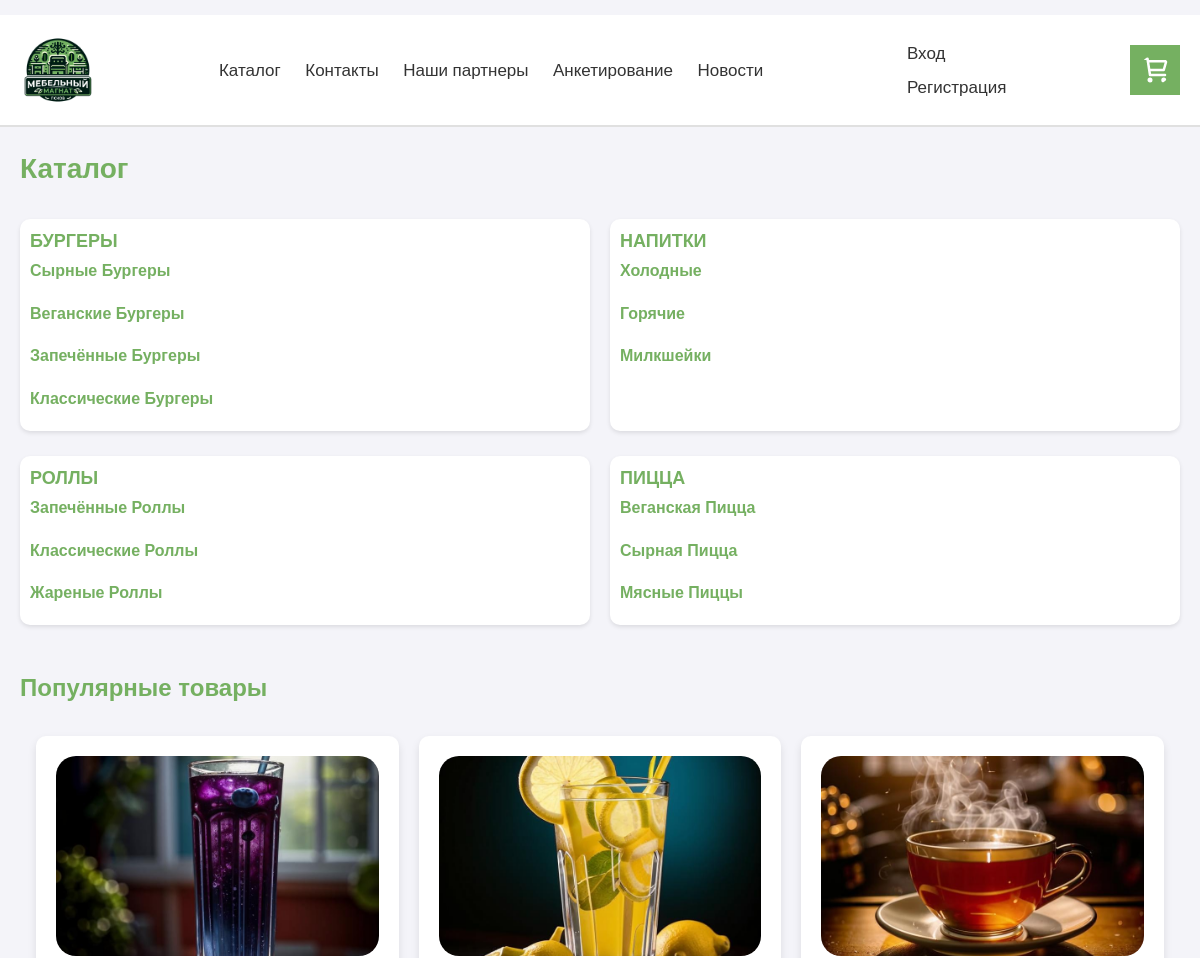
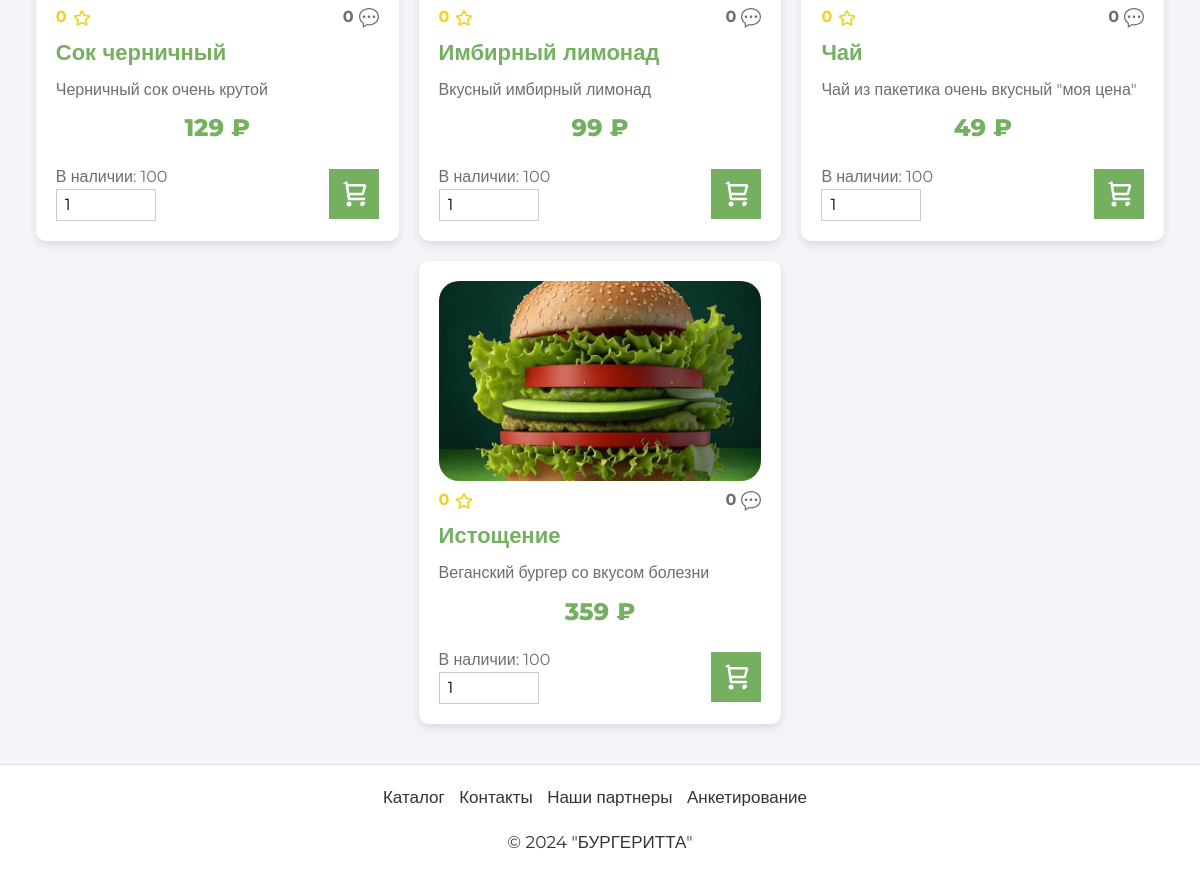
Page /catalog/ on the committed database (2 pictures, top to bottom).
### app/models.py (models this page shows)
class Category(models.Model):
    id = models.BigAutoField(primary_key=True)
    name = models.CharField(max_length=255)
    parent = models.ForeignKey('self', on_delete=models.CASCADE, null=True, blank=True)
    created_at = models.DateTimeField(auto_now_add=True)
    url = models.SlugField(max_length=255, blank=True)

class Product(models.Model):
    id = models.BigAutoField(primary_key=True)
    category = models.ForeignKey(Category, on_delete=models.CASCADE)
    name = models.CharField(max_length=255)
    price = models.FloatField()
    remain = models.IntegerField()
    description = models.TextField(null=True, blank=True)

class Image(models.Model):
    id = models.BigAutoField(primary_key=True)
    product = models.ForeignKey(Product, on_delete=models.CASCADE)
    path = models.FileField()

### app/views.py (the view)
# urls.py: path('catalog/', views.catalog, name='catalog'),
def catalog(request):
    def build_category_tree(categories, parent_id=None, parent_path=""):
        category_tree = []
        for category in categories:
            if category.parent_id == parent_id:
                path = f"{parent_path}/{category.url}" if parent_path else category.url
                children = build_category_tree(categories, parent_id=category.id, parent_path=path)
                category_data = {
                    'id': category.id,
                    'parent': category.parent_id,
                    'name': category.name,
                    'url': category.url,
                    'path': path,
                    'children': children
                }
                category_tree.append(category_data)
        return category_tree
    categories = Category.objects.all()
    category_tree = build_category_tree(categories)
    products = Product.objects.filter(remain__gt=0).order_by('?')[:4]
    for product in products:
        reviews = Review.objects.filter(product=product)
        images = Image.objects.filter(product=product)
        total_grade = 0
        total_reviews = len(reviews)
        for review in reviews:
            total_grade += review.grade
        if total_reviews > 0:
            product.fullGrade = round(total_grade / total_reviews, 1)
        else:
            product.fullGrade = 0
        product.totalReviews = total_reviews
        product.images = images
    avatar = None
    if request.user.is_authenticated:
        avatar = UserProfile.objects.filter(user=request.user).first()
    return render(
        request,
        'app/catalog.html',
        {
            'title': 'Каталог',
            'year': datetime.now().year,
            'categories': category_tree,
            'products': products,
            'avatar': avatar
        }
    )

### app/templates/app/catalog.html (shortened to what this page needs)
﻿{% extends "app/layout.html" %}
{% load static %}
{% block content %}
<div style="margin: 20px 0">
    <div style="font-size: 28px; color: #75b061; font-weight: 600; margin-bottom: 30px;">
        Каталог
    </div>
    <div>
        <div style="display: grid; grid-template-columns: repeat(2, 1fr); gap: 20px; width: 100%;">
            {% for category in categories %}
            <div style="padding: 10px; margin-bottom: 5px; background: white; border-radius: 10px; box-shadow: 0 2px 4px rgba(0,0,0,0.1);">
                <a style="text-decoration: none; color: #75b061;" href="{{ "/catalog/" | add:category.path }}/">
                    <div style="font-weight: bold; text-transform: uppercase; font-size: 18px;">{{ category.name }}</div>
                </a>
                <div style="margin-top: 5px; display: flex; flex-direction: column; gap: 10px">
                    {% for child in category.children %}
                    <div style="font-size: 16px; display: flex; flex-direction: column;">
                        <a class="green-hover" style="text-decoration: none; font-weight: 600; color: #75b061;" href="{{ "/catalog/" | add:child.path }}/">{{ child.name }}</a>
                    </div>
                    {% endfor %}
                </div>
            </div>
            {% endfor %}
        </div>
    </div>
</div>
<div style="margin: 40px 0">
    <div style="font-size: 24px; color: #75b061; font-weight: 600; margin-bottom: 30px;">
        Популярные товары
    </div>
    <div class="product-container">
        {% for product in products %}
        <div class="product-card">
            <div class="product-details">
                <a style="text-decoration: none;" href="/products/{{ product.id }}/">
                    <div class="product-image" style="min-height: 200px; height: 200px; overflow: hidden;">
                        {% if product.images %}
                        {% if product.images|length > 1 %}
                        <div id="carouselExample{{ product.id }}" class="carousel slide" data-ride="carousel" style="height: 200px;">
                            <div class="carousel-inner" style="height: 200px;">
                                {% for image in product.images %}
                                <div class="carousel-item {% if forloop.first %}active{% endif %}">
                                    <img src="{{ image.path.url }}" class="d-block w-100" alt="Изображение товара" style="height: 200px; object-fit: cover; border-radius: 20px;">
                                </div>
                                {% endfor %}
                            </div>
                            <a class="carousel-control-prev" href="#carouselExample{{ product.id }}" role="button" data-slide="prev">
                                <span class="carousel-control-prev-icon" aria-hidden="true"></span>
                                <span class="sr-only">Previous</span>
                            </a>
                            <a class="carousel-control-next" href="#carouselExample{{ product.id }}" role="button" data-slide="next">
                                <span class="carousel-control-next-icon" aria-hidden="true"></span>
                                <span class="sr-only">Next</span>
                            </a>
                        </div>
                        {% else %}
                        <img src="{{ product.images.0.path.url }}" alt="Изображение товара" style="width: 100%; height: 100%; object-fit: cover; border-radius: 20px;">
                        {% endif %}
                        {% else %}
                        <img src="{% static 'app/content/nophoto.jpg' %}" alt="Нет фото" style="width: 100%; height: 100%; object-fit: cover; border-radius: 20px;">
                        {% endif %}
                    </div>
                    <div style="display: flex; justify-content: space-between; margin: 8px 0">
                        <div style="display: flex; align-items: center">
                            <b style="color: #f2d026; font-size: 16px">{{ product.fullGrade }}</b>
                            <img src="../../static/app/content/star.svg" alt="star" style="width: 20px; margin-left: 5px">
                        </div>
                        <div style="display: flex; align-items: center">
                            <b style="color: #6e6e6e; font-size: 16px">{{ product.totalReviews }}</b>
                            <img src="../../static/app/content/review.svg" alt="star" style="width: 20px; margin-left: 5px">
                        </div>
                    </div>
                    <div class="product-card-title">{{ product.name }}</div>
                    <p class="product-card-description">{{ product.description }}</p>
                    {% if product.remain == 0 %}
                    <div class="product-card-price" style="color: #6E6E6E; opacity: 0.8;">{{ product.price|stringformat:"0.0f"}} ₽</div>
                    <div class="product-card-availability">
                        <div style="width: 100%; text-align: center; font-size: 16px">Нет в наличии</div>
                    </div>
                    {% else %}
                    <div class="product-card-price" style="color: #75b061">{{ product.price|stringformat:"0.0f"}} ₽</div>
                    {% endif %}
                </a>
                {% if product.remain > 0 %}
                <div class="add-to-cart-form add-to-cart-form-{{ product.id }}">
                    <div>
                        <div style="color: #6e6e6e; font-size: 16px">В наличии: {{ product.remain }}</div>
                        <input type="number" id="count_input_{{ product.id }}" class="quantity-input" value="1" min="1" max="{{ product.remain }}" onblur="validateInput('{{ product.remain }}', '{{ product.id }}')">
                    </div>
                    <button class="add-to-cart-button" onclick="addToCart('{{ product.id }}', '{{ product.name }}', '{{ product.price }}')">
                        <img src="{% static 'app/content/cart.svg' %}" alt="Нет фото" style="width: 30px; object-fit: cover; border-radius: 20px;" />
                    </button>
                </div>
                {% endif %}
            </div>
        </div>
        {% endfor %}
    </div>
</div>
{% endblock %}

### app/static/app/content/site.css (style rules this page uses)
button, input, optgroup, select, textarea { font-size: initial !important; }
* { padding: 0; margin: 0; font-family: "Montserrat", sans-serif; transition: all 0.3s; }
p { margin: 0; }
html, body { margin: 0; max-width: 100vw; height: 100%; color: #333; }
.green-hover { color: #6e6e6e; }
.product-container { display: grid; grid-template-columns: repeat(auto-fill, minmax(300px, 1fr)); grid-gap: 20px; }
.product-card { background-color: #f9f9f9; border-radius: 0; box-shadow: none; padding: 20px; display: flex; flex-direction: column; transition: transform 0.2s ease-in-out; cursor: pointer; height: 100%; }
.product-image { flex: 0 0 30%; }
.product-details { flex: 1; display: flex; flex-direction: column; justify-content: space-between; }
.product-card-title { width: 100%; text-align: left; color: #75b061; font-weight: 800; font-size: 22px; margin-bottom: 10px; }
.product-card-description { width: 100%; text-align: justify; color: #6E6E6E; font-size: 16px; }
.product-card-price { text-align: center; color: #75b061; font-weight: 800; font-size: 24px; margin: 10px 0; }
.add-to-cart-form { display: flex; align-items: center; justify-content: space-between; margin-top: 10px; }
.quantity-input { margin-right: 10px; width: 100px; padding: 4px 8px; border: 1px solid #ccc; border-radius: 0; font-size: 16px; transition: border-color 0.3s ease; }
.add-to-cart-button { background-color: #75b061; color: white; border: none; border-radius: 0; padding: 10px; font-size: 16px; cursor: pointer; }
@media screen and (max-width: 1200px) { .product-container { grid-template-columns: repeat(auto-fill, minmax(200px, 1fr)); } }

### app/templates/app/catalog.html (style rules this page uses)
body { font-family: 'Segoe UI', Tahoma, Geneva, Verdana, sans-serif; background-color: #f4f4f9; color: #333; margin: 0; padding: 0; }
.product-container { display: flex; flex-wrap: wrap; gap: 20px; justify-content: center; }
.product-card { background: white; border-radius: 10px; box-shadow: 0 4px 8px rgba(0, 0, 0, 0.1); transition: transform 0.3s; width: calc(33% - 20px); }
.product-image img { border-radius: 10px 10px 0 0; }

### rows in the picture
Category: name "БУРГЕРЫ"
Category: name "Сырные Бургеры"
Category: name "Веганские Бургеры"
Category: name "Запечённые Бургеры"
Category: name "Классические Бургеры"
Category: name "НАПИТКИ"
Category: name "Холодные"
Category: name "Горячие"
Category: name "Милкшейки"
Category: name "РОЛЛЫ"
Category: name "Запечённые Роллы"
Category: name "Классические Роллы"
Category: name "Жареные Роллы"
Category: name "ПИЦЦА"
Category: name "Веганская Пицца"
Category: name "Сырная Пицца"
Category: name "Мясные Пиццы"
Product: images.0.path (picture), fullGrade "0", totalReviews "0", name "Сок черничный", description "Черничный сок очень крутой", price "129", remain "100"
Product: images.0.path (picture), fullGrade "0", totalReviews "0", name "Имбирный лимонад", description "Вкусный имбирный лимонад", price "99", remain "100"
Product: images.0.path (picture), fullGrade "0", totalReviews "0", name "Чай", description "Чай из пакетика очень вкусный \"моя цена\"", price "49", remain "100"
Product: images.0.path (picture), fullGrade "0", totalReviews "0", name "Истощение", description "Веганский бургер со вкусом болезни", price "359", remain "100"
